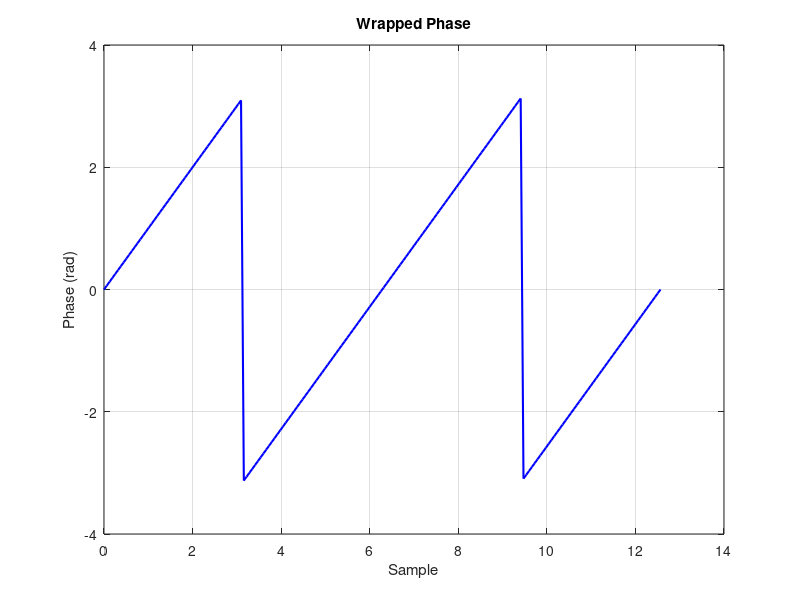
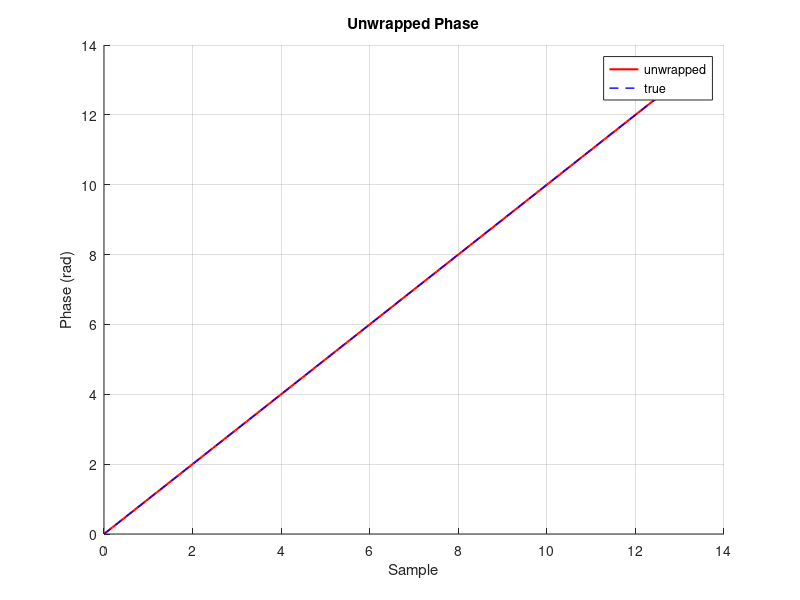

Source code (MATLAB) for these figures, in order:
% Phase Unwrap — Correct wrapped phase angles
% unwrap removes 2*pi discontinuities from phase data.
clear
close all

% Linearly increasing phase that wraps
t = linspace(0, 4*pi, 200);
phase_wrapped = mod(t + pi, 2*pi) - pi;

phase_unwrapped = unwrap(phase_wrapped);

figure(1)
plot(t, phase_wrapped, 'b-', 'LineWidth', 1.5)
title('Wrapped Phase')
xlabel('Sample')
ylabel('Phase (rad)')
grid on

figure(2)
hold on
plot(t, phase_unwrapped, 'r-', 'LineWidth', 1.5)
plot(t, t, 'b--', 'LineWidth', 1)
hold off
title('Unwrapped Phase')
xlabel('Sample')
ylabel('Phase (rad)')
legend('unwrapped', 'true')
grid on
